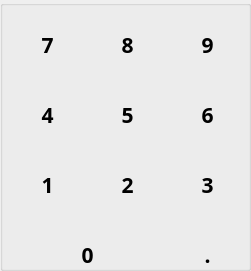
   <widget class="QGroupBox" name="groupBox">
    <property name="geometry">
     <rect>
      <x>20</x>
      <y>135</y>
      <width>251</width>
      <height>271</height>
     </rect>
    </property>
    <property name="sizePolicy">
     <sizepolicy hsizetype="Fixed" vsizetype="Fixed">
      <horstretch>0</horstretch>
      <verstretch>0</verstretch>
     </sizepolicy>
    </property>
    <property name="font">
     <font>
      <family>Agency FB</family>
      <pointsize>10</pointsize>
      <weight>75</weight>
      <bold>true</bold>
     </font>
    </property>
    <property name="styleSheet">
     <string notr="true"/>
    </property>
    <property name="title">
     <string/>
    </property>
    <property name="flat">
     <bool>true</bool>
    </property>
    <widget class="QPushButton" name="Number7">
     <property name="geometry">
      <rect>
       <x>10</x>
       <y>20</y>
       <width>75</width>
       <height>50</height>
      </rect>
     </property>
     <property name="sizePolicy">
      <sizepolicy hsizetype="Fixed" vsizetype="Fixed">
       <horstretch>0</horstretch>
       <verstretch>0</verstretch>
      </sizepolicy>
     </property>
     <property name="minimumSize">
      <size>
       <width>75</width>
       <height>50</height>
      </size>
     </property>
     <property name="maximumSize">
      <size>
       <width>75</width>
       <height>50</height>
      </size>
     </property>
     <property name="font">
      <font>
       <family>Agency FB</family>
       <pointsize>16</pointsize>
       <weight>75</weight>
       <bold>true</bold>
      </font>
     </property>
     <property name="styleSheet">
      <string notr="true"/>
     </property>
     <property name="text">
      <string>7</string>
     </property>
     <property name="flat">
      <bool>true</bool>
     </property>
    </widget>
    <widget class="QPushButton" name="Number8">
     <property name="geometry">
      <rect>
       <x>90</x>
       <y>20</y>
       <width>75</width>
       <height>50</height>
      </rect>
     </property>
     <property name="sizePolicy">
      <sizepolicy hsizetype="Fixed" vsizetype="Fixed">
       <horstretch>0</horstretch>
       <verstretch>0</verstretch>
      </sizepolicy>
     </property>
     <property name="minimumSize">
      <size>
       <width>75</width>
       <height>50</height>
      </size>
     </property>
     <property name="maximumSize">
      <size>
       <width>75</width>
       <height>50</height>
      </size>
     </property>
     <property name="font">
      <font>
       <family>Agency FB</family>
       <pointsize>16</pointsize>
       <weight>75</weight>
       <bold>true</bold>
      </font>
     </property>
     <property name="styleSheet">
      <string notr="true"/>
     </property>
     <property name="text">
      <string>8</string>
     </property>
     <property name="flat">
      <bool>true</bool>
     </property>
    </widget>
    <widget class="QPushButton" name="Number9">
     <property name="geometry">
      <rect>
       <x>170</x>
       <y>20</y>
       <width>75</width>
       <height>50</height>
      </rect>
     </property>
     <property name="sizePolicy">
      <sizepolicy hsizetype="Fixed" vsizetype="Fixed">
       <horstretch>0</horstretch>
       <verstretch>0</verstretch>
      </sizepolicy>
     </property>
     <property name="minimumSize">
      <size>
       <width>75</width>
       <height>50</height>
      </size>
     </property>
     <property name="maximumSize">
      <size>
       <width>75</width>
       <height>50</height>
      </size>
     </property>
     <property name="font">
      <font>
       <family>Agency FB</family>
       <pointsize>16</pointsize>
       <weight>75</weight>
       <bold>true</bold>
      </font>
     </property>
     <property name="styleSheet">
      <string notr="true"/>
     </property>
     <property name="text">
      <string>9</string>
     </property>
     <property name="flat">
      <bool>true</bool>
     </property>
    </widget>
    <widget class="QPushButton" name="Number6">
     <property name="geometry">
      <rect>
       <x>170</x>
       <y>90</y>
       <width>75</width>
       <height>50</height>
      </rect>
     </property>
     <property name="sizePolicy">
      <sizepolicy hsizetype="Fixed" vsizetype="Fixed">
       <horstretch>0</horstretch>
       <verstretch>0</verstretch>
      </sizepolicy>
     </property>
     <property name="minimumSize">
      <size>
       <width>75</width>
       <height>50</height>
      </size>
     </property>
     <property name="maximumSize">
      <size>
       <width>75</width>
       <height>50</height>
      </size>
     </property>
     <property name="font">
      <font>
       <family>Agency FB</family>
       <pointsize>16</pointsize>
       <weight>75</weight>
       <bold>true</bold>
      </font>
     </property>
     <property name="styleSheet">
      <string notr="true"/>
     </property>
     <property name="text">
      <string>6</string>
     </property>
     <property name="flat">
      <bool>true</bool>
     </property>
    </widget>
    <widget class="QPushButton" name="Number4">
     <property name="geometry">
      <rect>
       <x>10</x>
       <y>90</y>
       <width>75</width>
       <height>50</height>
      </rect>
     </property>
     <property name="sizePolicy">
      <sizepolicy hsizetype="Fixed" vsizetype="Fixed">
       <horstretch>0</horstretch>
       <verstretch>0</verstretch>
      </sizepolicy>
     </property>
     <property name="minimumSize">
      <size>
       <width>75</width>
       <height>50</height>
      </size>
     </property>
     <property name="maximumSize">
      <size>
       <width>75</width>
       <height>50</height>
      </size>
     </property>
     <property name="font">
      <font>
       <family>Agency FB</family>
       <pointsize>16</pointsize>
       <weight>75</weight>
       <bold>true</bold>
      </font>
     </property>
     <property name="styleSheet">
      <string notr="true"/>
     </property>
     <property name="text">
      <string>4</string>
     </property>
     <property name="flat">
      <bool>true</bool>
     </property>
    </widget>
    <widget class="QPushButton" name="Number5">
     <property name="geometry">
      <rect>
       <x>90</x>
       <y>90</y>
       <width>75</width>
       <height>50</height>
      </rect>
     </property>
     <property name="sizePolicy">
      <sizepolicy hsizetype="Fixed" vsizetype="Fixed">
       <horstretch>0</horstretch>
       <verstretch>0</verstretch>
      </sizepolicy>
     </property>
     <property name="minimumSize">
      <size>
       <width>75</width>
       <height>50</height>
      </size>
     </property>
     <property name="maximumSize">
      <size>
       <width>75</width>
       <height>50</height>
      </size>
     </property>
     <property name="font">
      <font>
       <family>Agency FB</family>
       <pointsize>16</pointsize>
       <weight>75</weight>
       <bold>true</bold>
      </font>
     </property>
     <property name="styleSheet">
      <string notr="true"/>
     </property>
     <property name="text">
      <string>5</string>
     </property>
     <property name="flat">
      <bool>true</bool>
     </property>
    </widget>
    <widget class="QPushButton" name="Number0">
     <property name="geometry">
      <rect>
       <x>10</x>
       <y>230</y>
       <width>155</width>
       <height>50</height>
      </rect>
     </property>
     <property name="sizePolicy">
      <sizepolicy hsizetype="Fixed" vsizetype="Fixed">
       <horstretch>0</horstretch>
       <verstretch>0</verstretch>
      </sizepolicy>
     </property>
     <property name="minimumSize">
      <size>
       <width>155</width>
       <height>50</height>
      </size>
     </property>
     <property name="maximumSize">
      <size>
       <width>155</width>
       <height>50</height>
      </size>
     </property>
     <property name="font">
      <font>
       <family>Agency FB</family>
       <pointsize>16</pointsize>
       <weight>75</weight>
       <bold>true</bold>
      </font>
     </property>
     <property name="styleSheet">
      <string notr="true"/>
     </property>
     <property name="text">
      <string>0</string>
     </property>
     <property name="flat">
      <bool>true</bool>
     </property>
    </widget>
    <widget class="QPushButton" name="Number3">
     <property name="geometry">
      <rect>
       <x>170</x>
       <y>160</y>
       <width>75</width>
       <height>50</height>
      </rect>
     </property>
     <property name="sizePolicy">
      <sizepolicy hsizetype="Fixed" vsizetype="Fixed">
       <horstretch>0</horstretch>
       <verstretch>0</verstretch>
      </sizepolicy>
     </property>
     <property name="minimumSize">
      <size>
       <width>75</width>
       <height>50</height>
      </size>
     </property>
     <property name="maximumSize">
      <size>
       <width>75</width>
       <height>50</height>
      </size>
     </property>
     <property name="font">
      <font>
       <family>Agency FB</family>
       <pointsize>16</pointsize>
       <weight>75</weight>
       <bold>true</bold>
      </font>
     </property>
     <property name="styleSheet">
      <string notr="true"/>
     </property>
     <property name="text">
      <string>3</string>
     </property>
     <property name="flat">
      <bool>true</bool>
     </property>
    </widget>
    <widget class="QPushButton" name="Number1">
     <property name="geometry">
      <rect>
       <x>10</x>
       <y>160</y>
       <width>75</width>
       <height>50</height>
      </rect>
     </property>
     <property name="sizePolicy">
      <sizepolicy hsizetype="Fixed" vsizetype="Fixed">
       <horstretch>0</horstretch>
       <verstretch>0</verstretch>
      </sizepolicy>
     </property>
     <property name="minimumSize">
      <size>
       <width>75</width>
       <height>50</height>
      </size>
     </property>
     <property name="maximumSize">
      <size>
       <width>75</width>
       <height>50</height>
      </size>
     </property>
     <property name="font">
      <font>
       <family>Agency FB</family>
       <pointsize>16</pointsize>
       <weight>75</weight>
       <bold>true</bold>
      </font>
     </property>
     <property name="styleSheet">
      <string notr="true"/>
     </property>
     <property name="text">
      <string>1</string>
     </property>
     <property name="flat">
      <bool>true</bool>
     </property>
    </widget>
    <widget class="QPushButton" name="Number2">
     <property name="geometry">
      <rect>
       <x>90</x>
       <y>160</y>
       <width>75</width>
       <height>50</height>
      </rect>
     </property>
     <property name="sizePolicy">
      <sizepolicy hsizetype="Fixed" vsizetype="Fixed">
       <horstretch>0</horstretch>
       <verstretch>0</verstretch>
      </sizepolicy>
     </property>
     <property name="minimumSize">
      <size>
       <width>75</width>
       <height>50</height>
      </size>
     </property>
     <property name="maximumSize">
      <size>
       <width>75</width>
       <height>50</height>
      </size>
     </property>
     <property name="font">
      <font>
       <family>Agency FB</family>
       <pointsize>16</pointsize>
       <weight>75</weight>
       <bold>true</bold>
      </font>
     </property>
     <property name="styleSheet">
      <string notr="true"/>
     </property>
     <property name="text">
      <string>2</string>
     </property>
     <property name="flat">
      <bool>true</bool>
     </property>
    </widget>
    <widget class="QPushButton" name="Dot">
     <property name="geometry">
      <rect>
       <x>170</x>
       <y>230</y>
       <width>75</width>
       <height>50</height>
      </rect>
     </property>
     <property name="sizePolicy">
      <sizepolicy hsizetype="Fixed" vsizetype="Fixed">
       <horstretch>0</horstretch>
       <verstretch>0</verstretch>
      </sizepolicy>
     </property>
     <property name="minimumSize">
      <size>
       <width>75</width>
       <height>50</height>
      </size>
     </property>
     <property name="maximumSize">
      <size>
       <width>75</width>
       <height>50</height>
      </size>
     </property>
     <property name="font">
      <font>
       <family>Agency FB</family>
       <pointsize>16</pointsize>
       <weight>75</weight>
       <bold>true</bold>
      </font>
     </property>
     <property name="styleSheet">
      <string notr="true"/>
     </property>
     <property name="text">
      <string>.</string>
     </property>
     <property name="flat">
      <bool>true</bool>
     </property>
    </widget>
   </widget>
